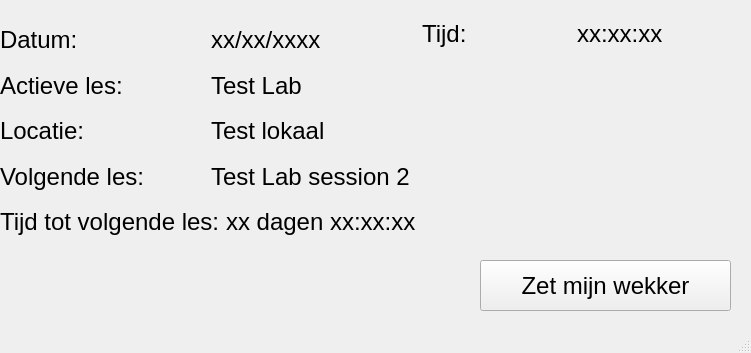
<?xml version="1.0" encoding="UTF-8"?>
<ui version="4.0">
 <class>MainWindow</class>
 <widget class="QMainWindow" name="MainWindow">
  <property name="geometry">
   <rect>
    <x>0</x>
    <y>0</y>
    <width>751</width>
    <height>353</height>
   </rect>
  </property>
  <property name="font">
   <font>
    <pointsize>18</pointsize>
   </font>
  </property>
  <property name="windowTitle">
   <string>Uurrooster Tool</string>
  </property>
  <widget class="QWidget" name="centralwidget">
   <property name="cursor">
    <cursorShape>ArrowCursor</cursorShape>
   </property>
   <widget class="QPushButton" name="btnAlarm">
    <property name="geometry">
     <rect>
      <x>480</x>
      <y>260</y>
      <width>251</width>
      <height>51</height>
     </rect>
    </property>
    <property name="font">
     <font>
      <pointsize>18</pointsize>
     </font>
    </property>
    <property name="text">
     <string>Zet mijn wekker</string>
    </property>
   </widget>
   <widget class="QWidget" name="">
    <property name="geometry">
     <rect>
      <x>0</x>
      <y>20</y>
      <width>726</width>
      <height>222</height>
     </rect>
    </property>
    <layout class="QHBoxLayout" name="horizontalLayout_7">
     <item>
      <layout class="QVBoxLayout" name="verticalLayout">
       <item>
        <layout class="QHBoxLayout" name="horizontalLayout">
         <item>
          <widget class="QLabel" name="lblDatum">
           <property name="text">
            <string>Datum:</string>
           </property>
          </widget>
         </item>
         <item>
          <widget class="QLabel" name="lblDatumVal">
           <property name="text">
            <string>xx/xx/xxxx</string>
           </property>
          </widget>
         </item>
        </layout>
       </item>
       <item>
        <layout class="QHBoxLayout" name="horizontalLayout_2">
         <item>
          <widget class="QLabel" name="lblCourse">
           <property name="text">
            <string>Actieve les:</string>
           </property>
          </widget>
         </item>
         <item>
          <widget class="QLabel" name="lblCourseVal">
           <property name="text">
            <string>Test Lab</string>
           </property>
          </widget>
         </item>
        </layout>
       </item>
       <item>
        <layout class="QHBoxLayout" name="horizontalLayout_3">
         <item>
          <widget class="QLabel" name="lblLocation">
           <property name="text">
            <string>Locatie:</string>
           </property>
          </widget>
         </item>
         <item>
          <widget class="QLabel" name="lblLocationVal">
           <property name="text">
            <string>Test lokaal</string>
           </property>
          </widget>
         </item>
        </layout>
       </item>
       <item>
        <layout class="QHBoxLayout" name="horizontalLayout_4">
         <item>
          <widget class="QLabel" name="lblNextCourseVal">
           <property name="text">
            <string>Volgende les:</string>
           </property>
          </widget>
         </item>
         <item>
          <widget class="QLabel" name="lblNextCourse">
           <property name="text">
            <string>Test Lab session 2</string>
           </property>
          </widget>
         </item>
        </layout>
       </item>
       <item>
        <layout class="QHBoxLayout" name="horizontalLayout_5">
         <item>
          <widget class="QLabel" name="lblTimeTil">
           <property name="text">
            <string>Tijd tot volgende les:</string>
           </property>
          </widget>
         </item>
         <item>
          <widget class="QLabel" name="lblTimeTilVal">
           <property name="text">
            <string>xx dagen xx:xx:xx</string>
           </property>
          </widget>
         </item>
        </layout>
       </item>
      </layout>
     </item>
     <item>
      <layout class="QHBoxLayout" name="horizontalLayout_6">
       <item alignment="Qt::AlignTop">
        <widget class="QLabel" name="lblTime">
         <property name="text">
          <string>Tijd:</string>
         </property>
        </widget>
       </item>
       <item alignment="Qt::AlignTop">
        <widget class="QLabel" name="lblTimeVal">
         <property name="text">
          <string>xx:xx:xx</string>
         </property>
        </widget>
       </item>
      </layout>
     </item>
    </layout>
   </widget>
  </widget>
  <widget class="QStatusBar" name="statusbar"/>
 </widget>
 <resources/>
 <connections/>
</ui>
